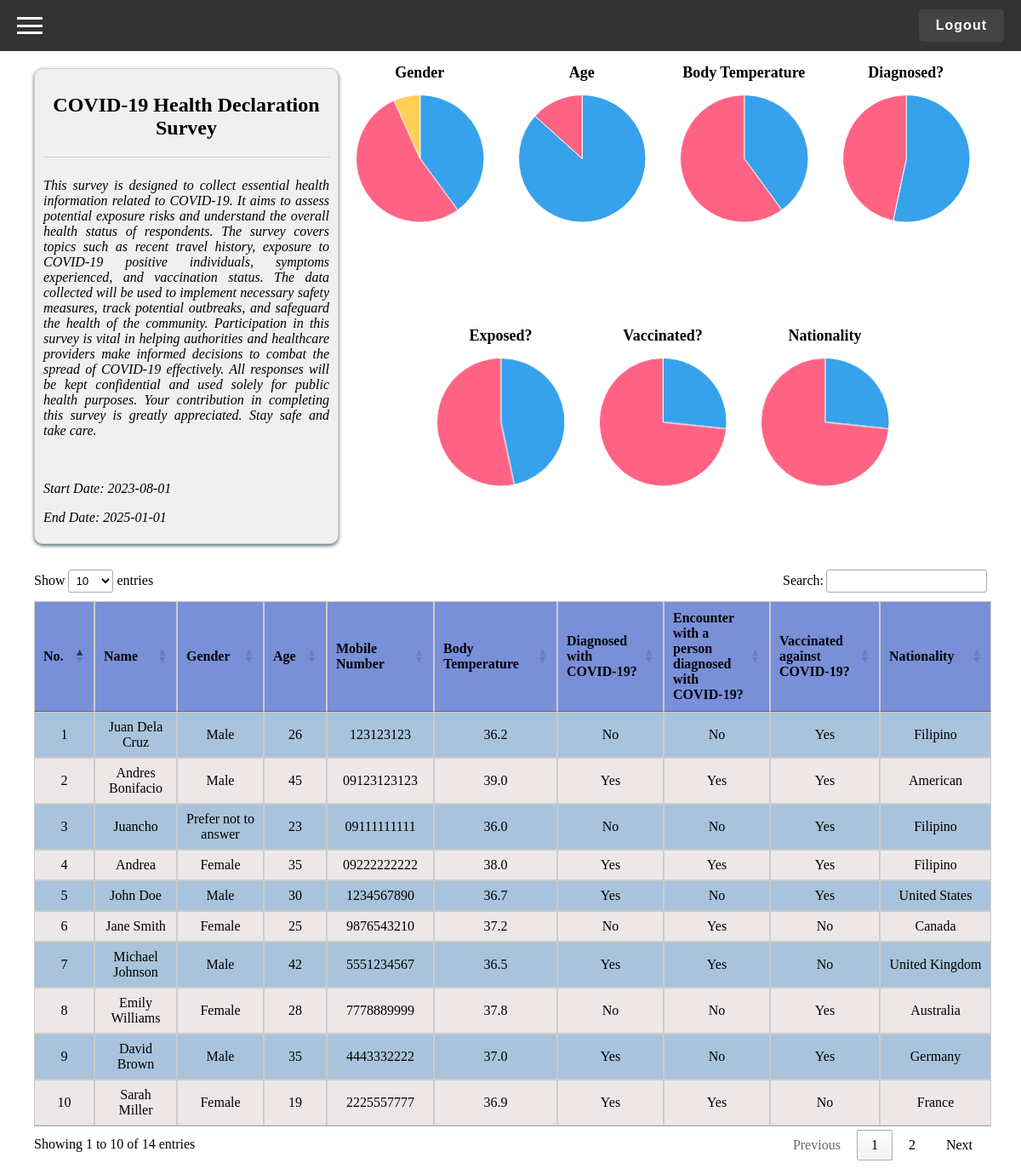
/php/dashboard.php, run on the app's committed database.
### tables this page shows
CREATE TABLE IF NOT EXISTS `survey` (
  `id` int NOT NULL AUTO_INCREMENT,
  `title` varchar(200) NOT NULL,
  `description` text NOT NULL,
  `user_id` int NOT NULL,
  `start_date` date NOT NULL,
  `end_date` date NOT NULL,
  `date_created` datetime NOT NULL DEFAULT CURRENT_TIMESTAMP,
  `status` enum('active','archived') NOT NULL DEFAULT 'active',
  PRIMARY KEY (`id`)
);

CREATE TABLE IF NOT EXISTS `questions` (
  `id` int NOT NULL AUTO_INCREMENT,
  `question` text NOT NULL,
  `frm_option` text NOT NULL,
  `type` varchar(50) NOT NULL,
  `order_by` int NOT NULL,
  `survey_id` int NOT NULL,
  `date_created` datetime NOT NULL DEFAULT CURRENT_TIMESTAMP,
  `default_value` text NOT NULL,
  `status` enum('active','archived') NOT NULL DEFAULT 'active',
  PRIMARY KEY (`id`)
);

CREATE TABLE IF NOT EXISTS `users` (
  `id` int NOT NULL AUTO_INCREMENT,
  `firstname` varchar(200) NOT NULL,
  `lastname` varchar(200) NOT NULL,
  `middlename` varchar(200) NOT NULL,
  `contact` varchar(100) NOT NULL,
  `address` text NOT NULL,
  `email` varchar(200) NOT NULL,
  `password` text NOT NULL,
  `type` tinyint(1) NOT NULL DEFAULT '2' COMMENT '1=Admin, 2=User',
  `date_created` datetime NOT NULL DEFAULT CURRENT_TIMESTAMP,
  `status` enum('active','archived') NOT NULL DEFAULT 'active',
  PRIMARY KEY (`id`)
);

### php/controller.php (called while the page is built, shortened)
<?php
function connectDatabase() {
    $db_host = "localhost";
    $db_name = "survey_database";
    $db_user = "root";
    $db_password = "";
    $connection = mysqli_connect($db_host, $db_user, $db_password, $db_name);
    return $connection;
}
function sanitize($connection, $data) {
    return mysqli_real_escape_string($connection, trim($data));
}
function getSurveyQuestions()
{
    $connection = connectDatabase();
    $query = "SELECT * FROM questions WHERE status = 'active' ORDER BY order_by";
    $result = mysqli_query($connection, $query);
    $questions = [];
    while ($row = mysqli_fetch_assoc($result)) {
        $questions[] = $row;
    }
    return $questions;
}
function getSurveyQuestionsTruncated()
{
    $connection = connectDatabase();
    $query = "SELECT * FROM questions WHERE status = 'active' ORDER BY order_by";
    $result = mysqli_query($connection, $query);
    $questions = [];
    while ($row = mysqli_fetch_assoc($result)) {
        $question = $row['question'];
        if ($question === 'Diagnosed with COVID-19?') {
            $row['question'] = 'Diagnosed?';
        } elseif ($question === 'Encounter with a person diagnosed with COVID-19?') {
            $row['question'] = 'Exposed?';
        } elseif ($question === 'Vaccinated against COVID-19?') {
            $row['question'] = 'Vaccinated?';
        }
        $questions[] = $row;
    }
    return $questions;
}
function getUsers() {
    $connection = connectDatabase();
    $query = "SELECT * FROM users";
    $result = mysqli_query($connection, $query);
    $data = [];
    while ($row = mysqli_fetch_assoc($result)) {
        $data[] = $row;
    }
    return $data;
}
function getSurveyResponseByQuestionAndUser($question_id, $user_id) {
    $connection = connectDatabase();
    $question_id = sanitize($connection, $question_id);
    $user_id = sanitize($connection, $user_id);
    $query = "SELECT answer FROM answers WHERE question_id = $question_id AND user_id = $user_id";
    $result = mysqli_query($connection, $query);
    $row = mysqli_fetch_assoc($result);
    $answer = $row['answer'] ?? '';
    return $answer;
}
function getSurveyInfo() {
    $connection = connectDatabase();
    $sql = "SELECT title, description, start_date, end_date FROM survey";
    $result = mysqli_query($connection, $sql);
    if (mysqli_num_rows($result) > 0) {
        $row = mysqli_fetch_assoc($result);
        return $row;
    } else {
        mysqli_free_result($result);
        mysqli_close($connection);
        return array();
    }
}
?>

### php/dashboard.php (the view, shortened to what this page needs)
<!DOCTYPE html>
<html>
<head>
    <link rel="stylesheet" type="text/css" href="../css/dashboard_styles.css">
    <link rel="stylesheet" type="text/css" href="../css/navigation_styles.css">
</head>
<body>
    <?php
        include 'navbar.php';
        require_once 'controller.php';
        $surveyInfo = getSurveyInfo();
        $surveyTitle = $surveyInfo['title'];
        $surveyDescription = $surveyInfo['description'];
        $startDate = $surveyInfo['start_date'];
        $endDate = $surveyInfo['end_date'];
    ?>
    <div class="dashboard-content">
        <div class="survey-info-card">
            <h3><?= $surveyTitle ?></h3>
            <p><?= $surveyDescription ?></p><br>
            <p>Start Date: <?= $startDate ?></p>
            <p>End Date: <?= $endDate ?></p>
        </div>
        <div class="chart-container">
            <?php
            $questions = getSurveyQuestionsTruncated();
            $displayedCharts = [2, 3, 5, 6, 7, 8, 9];
            foreach ($questions as $question) {
                $question_id = $question['id'];
                $question_text = $question['question'];
                $chart_id = 'chart_' . $question_id;
                if (in_array($question_id, $displayedCharts)) {
                    echo "<div class='chart-item'>";
                    echo "<h2>$question_text</h2>";
                    echo "<canvas id='$chart_id'></canvas>";
                    echo "</div>";
                }
            }
            ?>
        </div>
    </div>
    <?php include 'survey_response.php'; ?>
</body>
</html>

### php/survey_response.php (shortened to what this page needs)
<!DOCTYPE html>
<html>
<head>
    <link rel="stylesheet" type="text/css" href="https://cdn.datatables.net/1.11.4/css/jquery.dataTables.min.css">
    <link rel="stylesheet" type="text/css" href="../css/dashboard_styles.css">
</head>
<body>
    <?php
    require_once 'controller.php';
    function displaySurveyResponses()
    {
        $questions = getSurveyQuestions();
        $users = getUsers();
        echo "<table id='survey-table' class='survey-table'>";
        echo "<thead><tr><th>No.</th>";
        foreach ($questions as $question) {
            $shortQuestion = ($question['question'] === 'Diagnosed with COVID-19') ? 'Diagnosed?' : $question['question'];
            echo "<th>" . htmlspecialchars($shortQuestion) . "</th>";
        }
        echo "</tr></thead><tbody>";
        $rowNumber = 1;
        foreach ($users as $user) {
            $user_id = $user['id'];
            $rowData = [];
            foreach ($questions as $question) {
                $question_id = $question['id'];
                $answer = getSurveyResponseByQuestionAndUser($question_id, $user_id);
                $rowData[] = $answer;
            }
            if (array_filter($rowData)) {
                echo "<tr>";
                echo "<td>" . $rowNumber . "</td>";
                foreach ($rowData as $answer) {
                    echo "<td>" . htmlspecialchars($answer) . "</td>";
                }
                echo "</tr>";
                $rowNumber++;
            }
        }
        echo "</tbody></table>";
    }
    ?>
    <div style="margin-top: 20px;">
        <?php displaySurveyResponses(); ?>
    </div>
</body>
</html>

### css/dashboard_styles.css (style rules this page uses)
body { padding-top: 40px; margin: 0 40px; }
.chart-container { display: flex; flex-wrap: wrap; gap: 20px; max-width: 100%; margin: 0; flex: 1; justify-content: center; }
.chart-item { width: calc(25% - 40px); min-width: 150px; margin-top: 10px; padding: 10px 10px; text-align: center; }
.chart-item h2 { font-size: 18px; }
canvas { width: 100%; max-height: 200px; }
.survey-table { width: 90%; border-collapse: collapse; margin-top: 20px; margin-left: 0; }
.survey-table th, .survey-table td { padding: 12px; text-align: center; border: 1px solid #ccc; font-size: 16px; }
.survey-table th { background-color: #798fd8; font-weight: bold; }
.survey-table tr:nth-child(odd) { background-color: #a8c3db; }
.survey-table tr:nth-child(even) { background-color: #ede7e7; }
.dashboard-content { display: flex; margin: 0; }
.survey-info-card { width: 30%; height: auto; padding: 5px 10px; background-color: #f0f0f0; margin-top: 40px; text-align: center; border: 1px solid #ccc; border-radius: 10px; box-shadow: 0 2px 4px #536b78; }
.survey-info-card h3 { font-size: 24px; font-weight: bold; border-bottom: 1px solid #ccc; padding-bottom: 20px; }
.survey-info-card p { font-style: italic; text-align: justify; height: auto; }

### css/navigation_styles.css (style rules this page uses)
body { margin: 0; padding: 0; }

### data on the page
survey: title "COVID-19 Health Declaration Survey", description "This survey is designed to collect essential health information related to COVID-19. It aims to assess potential exposure risks and understand the overall health status of respondents. The survey covers topics such as recent travel history, exposure to COVID-19 positive individuals, symptoms experienced, and vaccination status. The data collected will be used to implement necessary safety measures, track potential outbreaks, and safeguard the health of the community. Participation in this survey is vital in helping authorities and healthcare providers make informed decisions to combat the spread of COVID-19 effectively. All responses will be kept confidential and used solely for public…", start_date "2023-08-01", end_date "2025-01-01"
questions: question "Gender"
questions: question "Age"
questions: question "Body Temperature"
questions: question_text "Diagnosed?", question "Diagnosed with COVID-19?"
questions: question_text "Exposed?", question "Encounter with a person diagnosed with COVID-19?"
questions: question_text "Vaccinated?", question "Vaccinated against COVID-19?"
questions: question "Nationality"
questions: question "Name"
questions: question "Mobile Number"
users: answer "Juan Dela Cruz", answer "Male", answer "26", answer "123123123", answer "36.2", answer "No", answer "Yes", answer "Filipino"
users: answer "Andres Bonifacio", answer "Male", answer "45", answer "09123123123", answer "39.0", answer "Yes", answer "American"
users: answer "Juancho", answer "Prefer not to answer", answer "23", answer "09111111111", answer "36.0", answer "No", answer "Yes", answer "Filipino"
users: answer "Andrea", answer "Female", answer "35", answer "09222222222", answer "38.0", answer "Yes", answer "Filipino"
users: answer "John Doe", answer "Male", answer "30", answer "1234567890", answer "36.7", answer "Yes", answer "No", answer "United States"
users: answer "Jane Smith", answer "Female", answer "25", answer "9876543210", answer "37.2", answer "No", answer "Yes", answer "Canada"
users: answer "Michael Johnson", answer "Male", answer "42", answer "5551234567", answer "36.5", answer "Yes", answer "No", answer "United Kingdom"
users: answer "Emily Williams", answer "Female", answer "28", answer "7778889999", answer "37.8", answer "No", answer "Yes", answer "Australia"
users: answer "David Brown", answer "Male", answer "35", answer "4443332222", answer "37.0", answer "Yes", answer "No", answer "Germany"
users: answer "Sarah Miller", answer "Female", answer "19", answer "2225557777", answer "36.9", answer "Yes", answer "No", answer "France"
